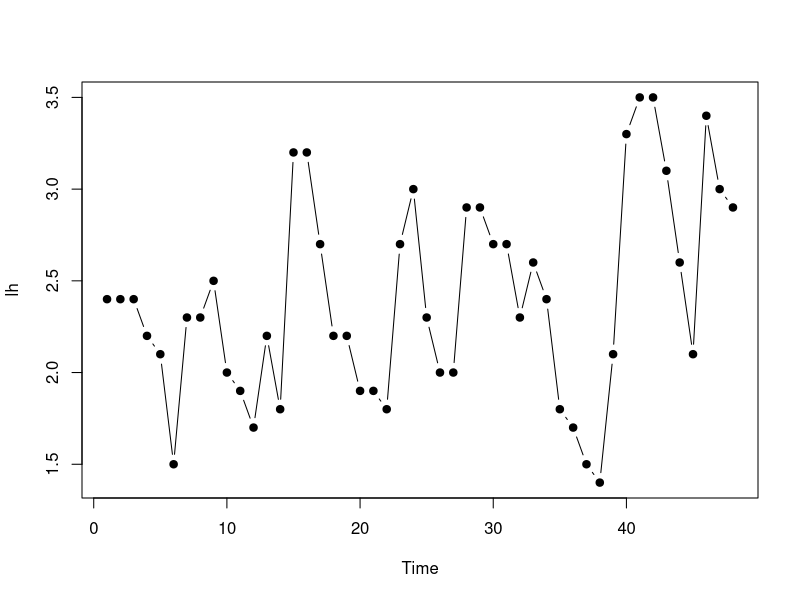
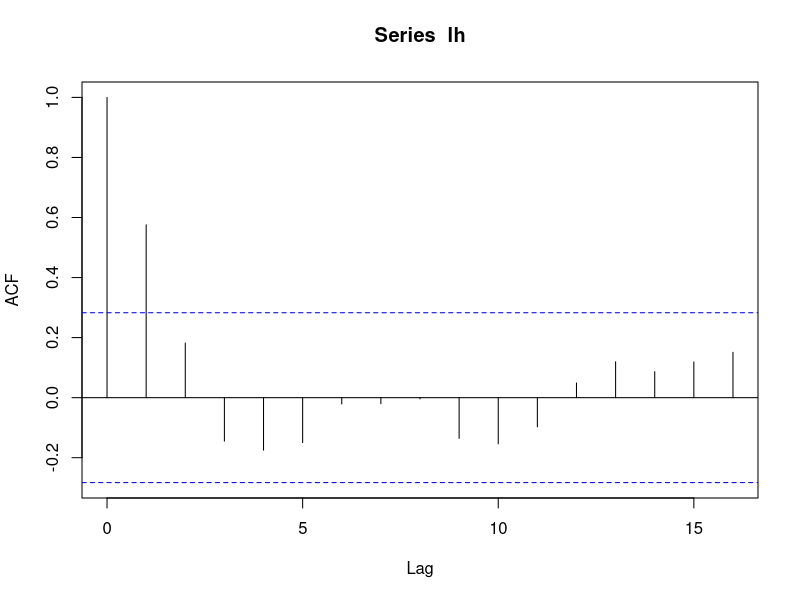
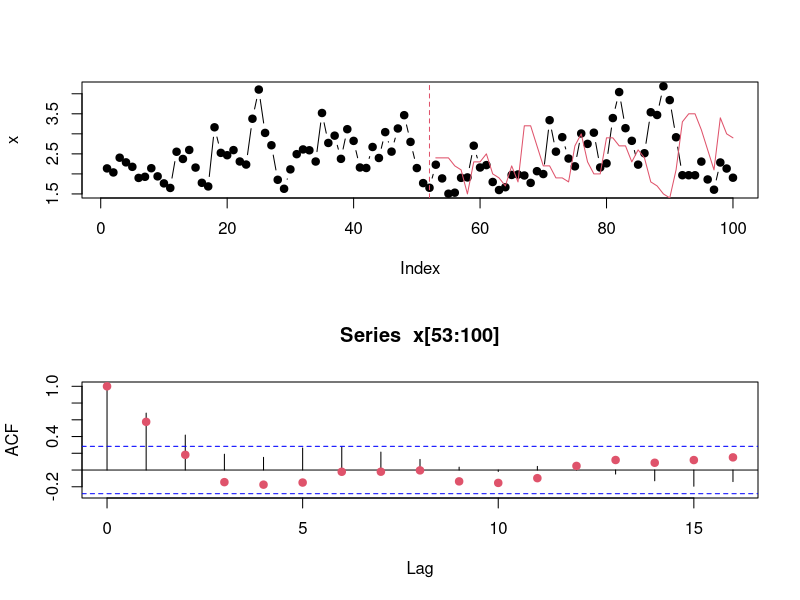
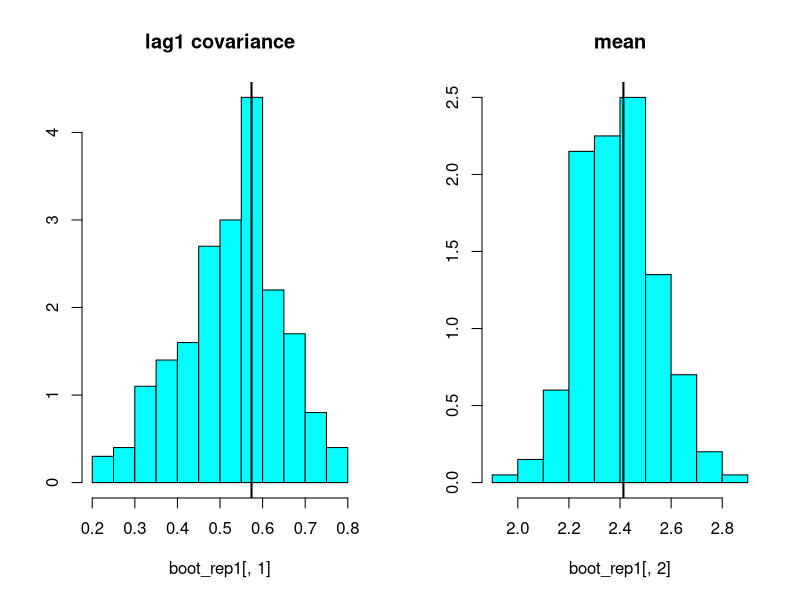
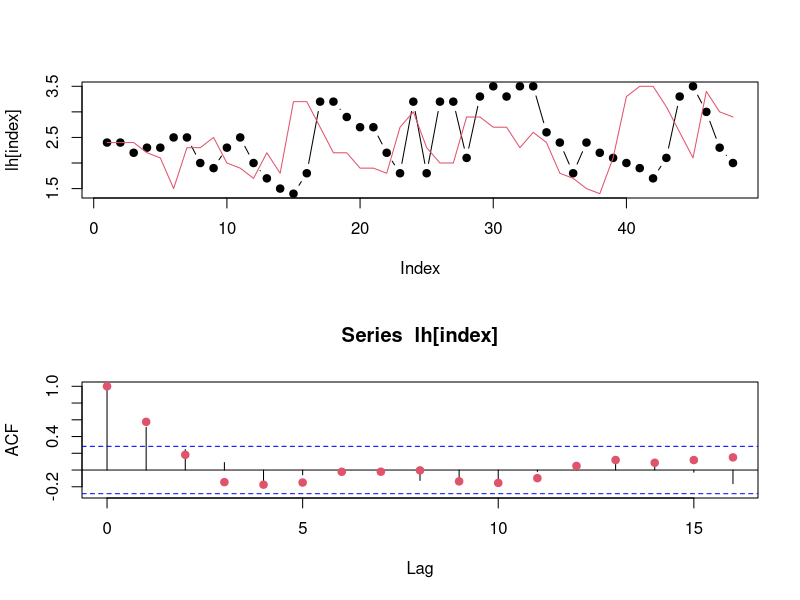
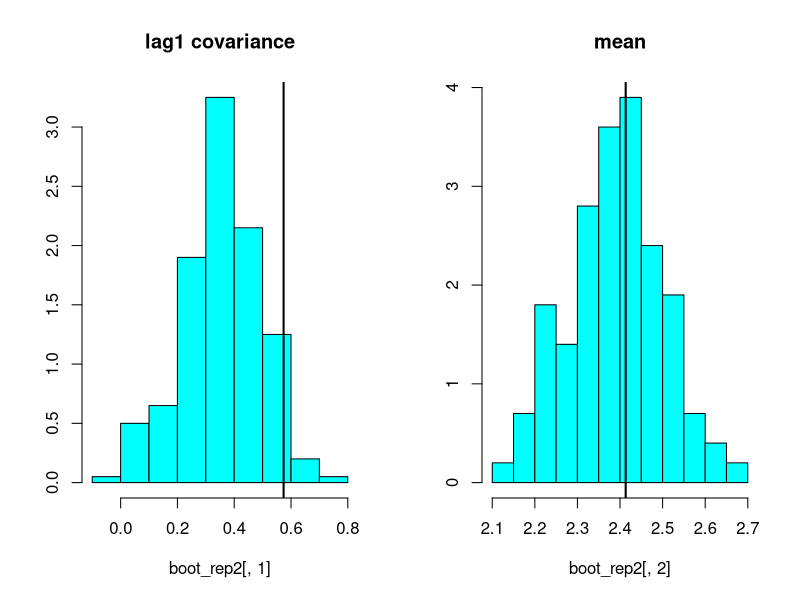
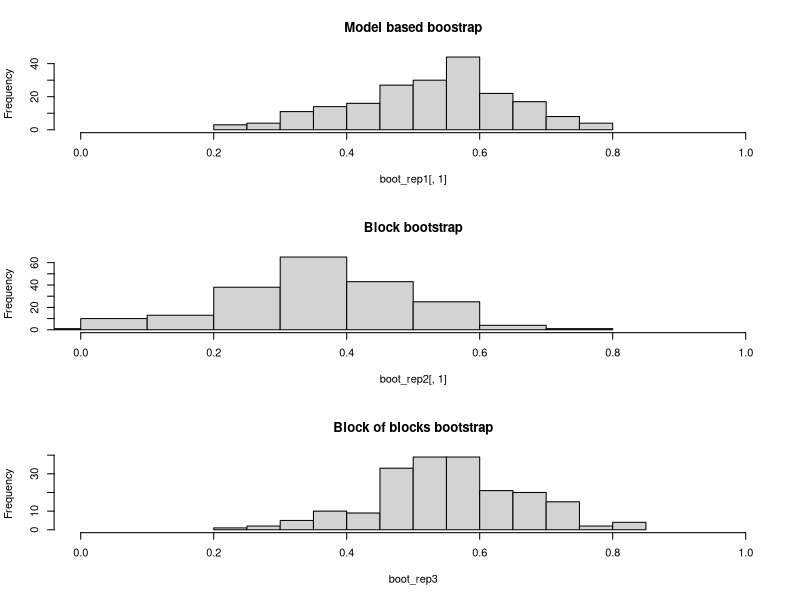

Here is the R script that generated these plots, in order:
library(MASS)
library(tidyverse)
data(lh)
plot(lh, type="b", pch = 19)
acf(lh)

## Model Based bootstrap
estOrig = arima(lh, order = c(1,0,0), include.mean = TRUE)
residuals = estOrig$residuals

acf_lh = acf(lh, plot = F)

## plot one example of resampled data set
ii = sample(1:48,100,replace = T)
x = numeric(100)
x[1] =  estOrig$coef[2] +residuals[ii[1]]
for(i in 2:100)
  x[i] =  estOrig$coef[2] + estOrig$coef[1]*(x[i-1] - estOrig$coef[2] ) + residuals[ii[i]]
par(mfrow=c(2,1))
plot(x, type="b", pch=19)
abline(v = 100-48, lty =2, col=2)
lines(53:100, lh, col = 2)
acf(x[53:100])
points(0:16, acf_lh$acf, pch = 19, col= 2)

## bootstrap replicates
B = 200
boot_rep1 = matrix(NA,B,2)
for(b in 1:B)
{
  ii = sample(1:48,100,replace = T)
  x = numeric(100)
  x[1] = residuals[ii[1]]
  for(i in 2:100)
    x[i] = estOrig$coef[2] + estOrig$coef[1]*(x[i-1] - estOrig$coef[2] ) + residuals[ii[i]]
  
  est = arima(x[53:100], order = c(1,0,0),  include.mean = TRUE)
  
  boot_rep1[b,] = est$coef
}

par(mfrow = c(1,2))
truehist(boot_rep1[,1], main = "lag1 covariance")
abline(v=estOrig$coef[1], lwd=2)
truehist(boot_rep1[,2], main = "mean")
abline(v=estOrig$coef[2], lwd=2)

apply(boot_rep1,2,mean)
apply(boot_rep1,2,sd)






############ Non-parametric bootstrap
#### moving block bootstrap
L = 3
k = 48/L
ii = sample(1:(48-L+1),k, replace=T)
index = sapply(ii,function(x)seq(from=x,length.out=L)) %>% as.numeric()
lh_new = lh[index]
par(mfrow=c(2,1))
plot(lh[index], type="b", pch=19)
lines( lh, col = 2)

acf(lh[index])
points(0:16, acf_lh$acf, pch = 19, col= 2)

boot_rep2 = matrix(NA,B,2)
for(b in 1:B)
{
  ii = sample(1:(48-L+1),k, replace=T)
  index = sapply(ii,function(x)seq(from=x,length.out=L)) %>% as.numeric()
  boot_rep2[b,] = arima(lh[index], order = c(1,0,0),  include.mean = TRUE)$coef
}

par(mfrow = c(1,2))
truehist(boot_rep2[,1], main = "lag1 covariance")
abline(v=estOrig$coef[1], lwd=2)
truehist(boot_rep2[,2], main = "mean")
abline(v=estOrig$coef[2], lwd=2)

apply(boot_rep2,2,mean)
apply(boot_rep2,2,sd)


### Block of blocks bootstrap

Y = cbind(lh[-length(lh)], lh[-1])
cor(Y[,1],Y[,2])

L = 3
k = ceiling(47/3)

boot_rep3 = numeric(B)

for(b in 1:B)
{
  ii = sample(1:(47-L+1),k, replace=T)
  index = sapply(ii,function(x)seq(from=x,length.out=L)) %>% as.numeric()
  Y_boot = Y[index,]
  boot_rep3[b] = cor(Y_boot[,1],Y_boot[,2])
  
}

par(mfrow=c(3,1))
hist(boot_rep1[,1],xlim=c(0,1), main = "Model based boostrap")
hist(boot_rep2[,1],xlim=c(0,1), main = "Block bootstrap")
hist(boot_rep3,xlim=c(0,1), main = "Block of blocks bootstrap")



  
  